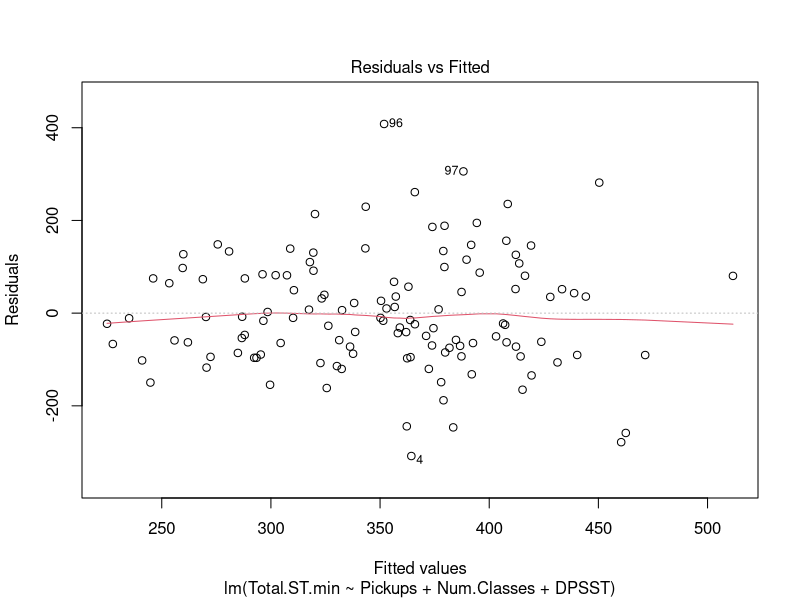
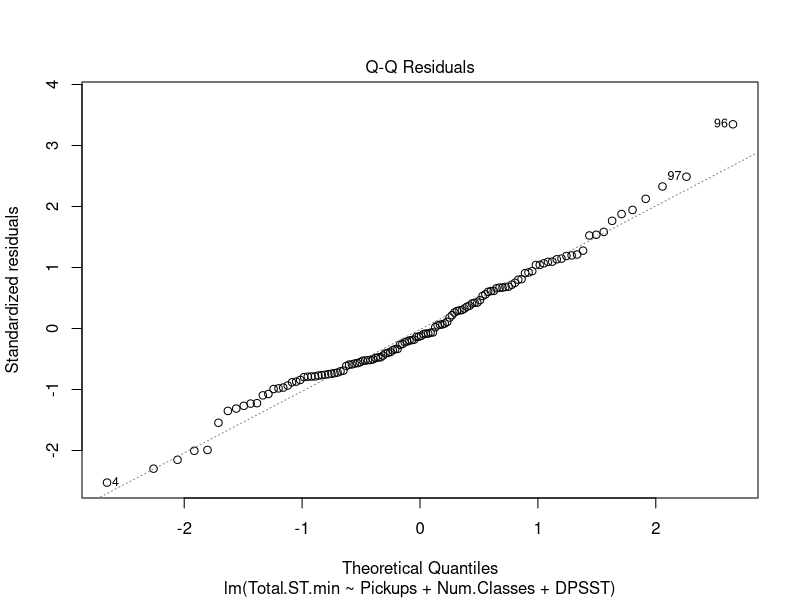
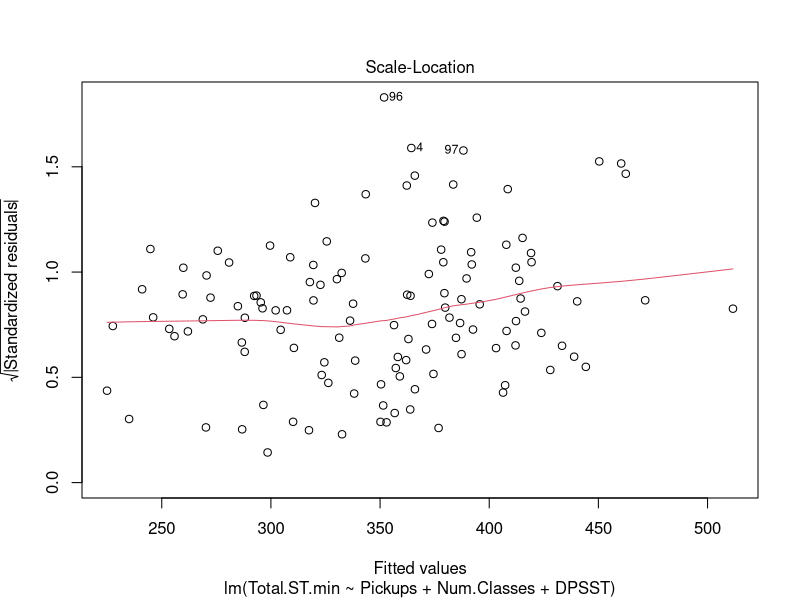
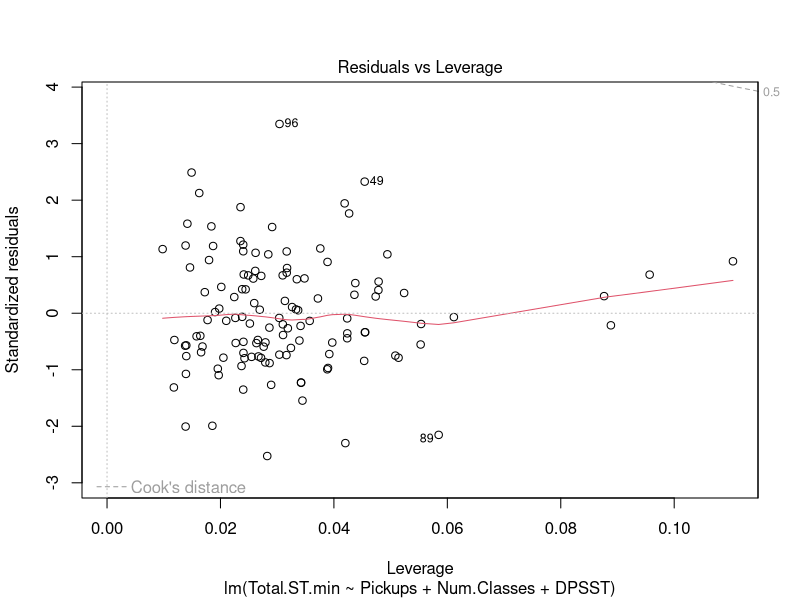
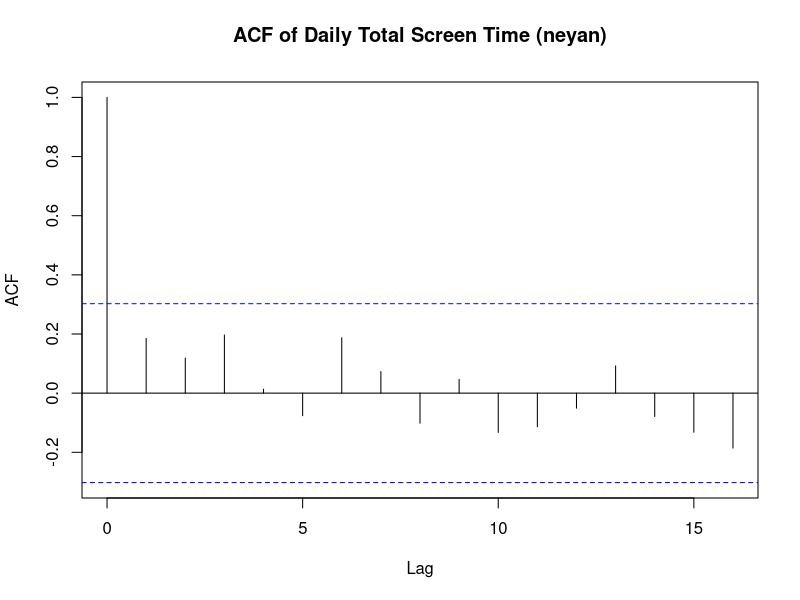
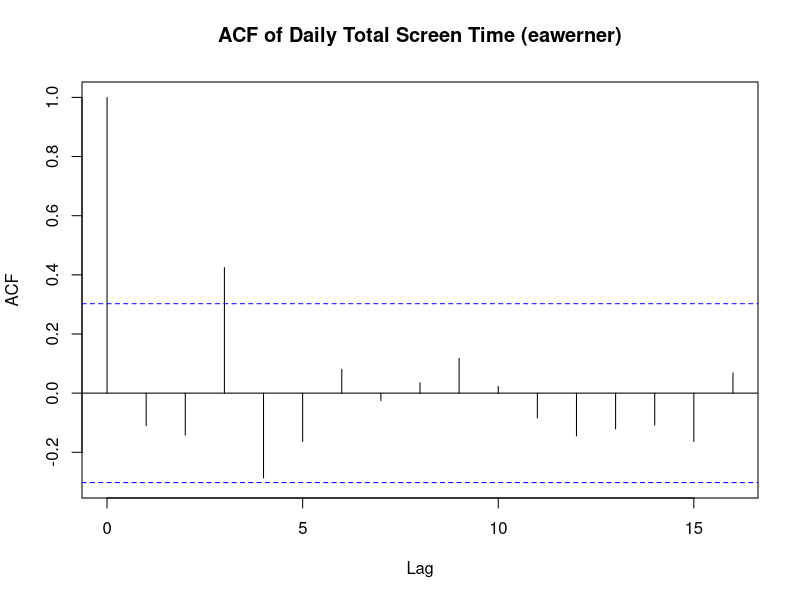
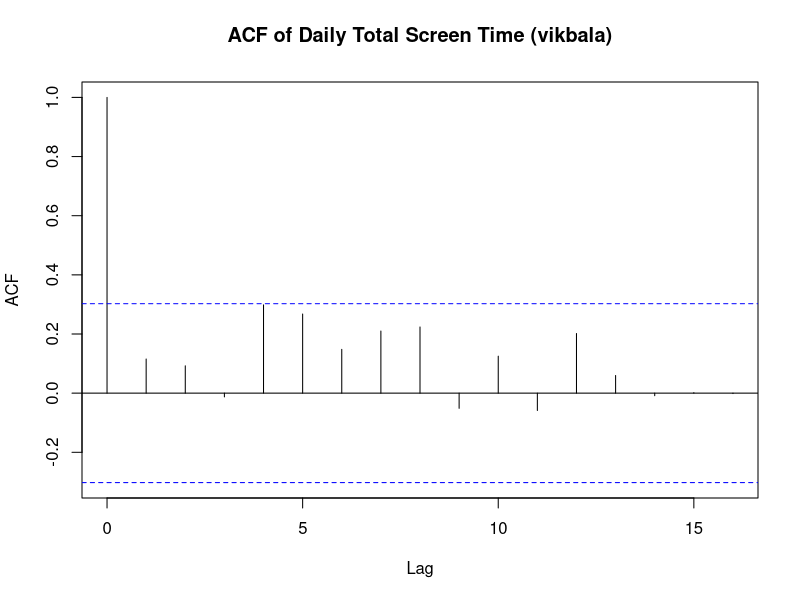

R code for these plots, in order:
## ---- chunk 1
library(readxl)
library(dplyr)

neyan <- read_excel("VENTURE_baseline_data.xlsx", sheet="neyan_data")
eawerner <- read_excel("VENTURE_baseline_data.xlsx", sheet="eawerner_data")
vikbala <- read_excel("VENTURE_baseline_data.xlsx", sheet="vikbala_data")

X_neyan <- as.matrix(cbind(1, neyan$Pickups, neyan$Num.Classes, neyan$DPSST))
Y_neyan <- as.matrix(neyan$Total.ST.min)

X_vikbala <- as.matrix(cbind(1, vikbala$Pickups, vikbala$Num.Classes, vikbala$DPSST))
Y_vikbala <- as.matrix(vikbala$Total.ST.min)

X_eawerner <- as.matrix(cbind(1, eawerner$Pickups, eawerner$Num.Classes, eawerner$DPSST))
Y_eawerner <- as.matrix(eawerner$Total.ST.min)

XTX <- function(Y,X){
  return(t(X) %*% X)
}
XTY <- function(Y,X){
  return(t(X) %*% Y)
}

## ---- chunk 2
XTX_global <- XTX(Y_neyan, X_neyan) + XTX(Y_vikbala, X_vikbala) + XTX(Y_eawerner, X_eawerner)
XTY_global <- XTY(Y_neyan, X_neyan) + XTY(Y_vikbala, X_vikbala) + XTY(Y_eawerner, X_eawerner)

beta_global <- as.numeric(solve(XTX_global) %*% XTY_global)
coef_names <- c("(Intercept)", "Pickups", "Num.Classes", "Hrs.Classes")
names(beta_global) <- coef_names
print(beta_global)
## ---- chunk 3
RSS <- function(Y, X, beta) {
  residuals <- Y - X %*% beta
  return(t(residuals) %*% residuals)
}

RSS_neyan <- RSS(Y_neyan, X_neyan, beta_global)
RSS_vikbala <- RSS(Y_vikbala, X_vikbala, beta_global)
RSS_eawerner <- RSS(Y_eawerner, X_eawerner, beta_global)

RSS_global <- RSS_neyan + RSS_vikbala + RSS_eawerner
mean_globalY <- mean(c(mean(Y_neyan), mean(Y_vikbala), mean(Y_eawerner)))

n <- 42*3
p <- 4
regression_variance_global <- as.numeric(RSS_global / (n - p))
var_cov_matrix_global <- regression_variance_global * solve(XTX_global)
standard_errors_global <- sqrt(diag(var_cov_matrix_global))
TSS_global <- sum((Y_neyan - mean_globalY)^2) + sum((Y_vikbala - mean_globalY)^2) + sum((Y_eawerner - mean_globalY)^2)
R_squared_global <- 1 - (RSS_global / TSS_global)
## ---- chunk 4
combined_data <- read_excel("VENTURE_baseline_data.xlsx", sheet="combined_raw_data")
mod <- lm(Total.ST.min ~ Pickups + Num.Classes + DPSST, data = combined_data)
print(mod$coefficients)
## ---- chunk 5
library(car)
plot(mod)
vif(mod)

## ---- chunk 6
acf_neyan = acf(neyan$Total.ST.min, plot = TRUE, main="ACF of Daily Total Screen Time (neyan)")
acf_eawerner = acf(eawerner$Total.ST.min, plot = TRUE, main="ACF of Daily Total Screen Time (eawerner)")
acf_vikbala = acf(vikbala$Total.ST.min, plot = TRUE, main="ACF of Daily Total Screen Time (vikbala)")
print(acf_neyan)
print(acf_eawerner)
print(acf_vikbala)
